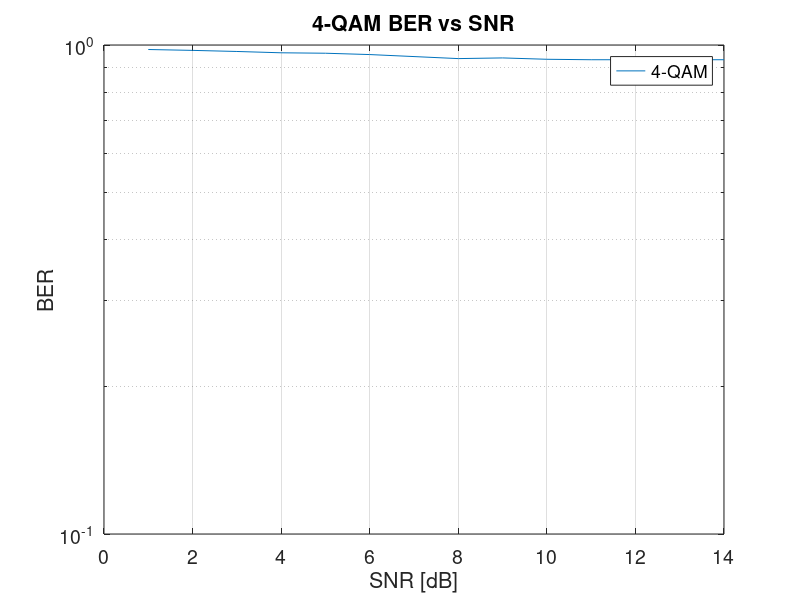
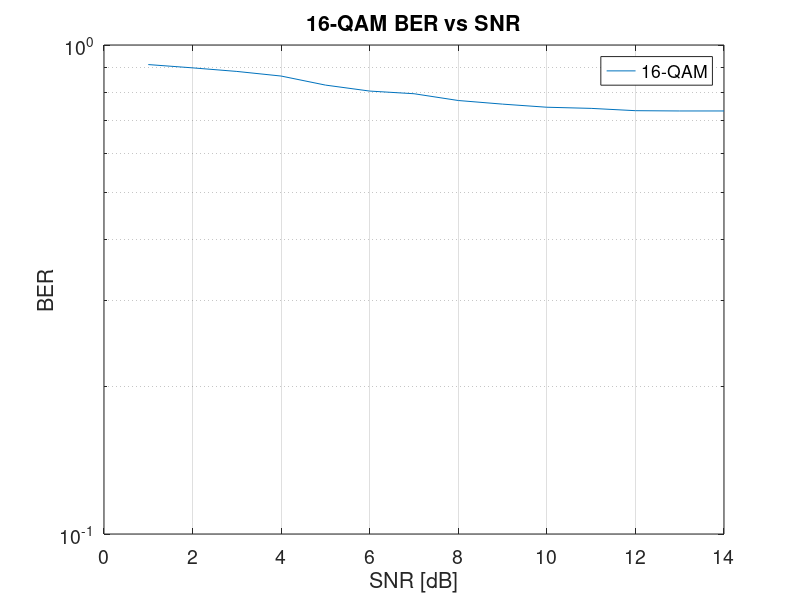
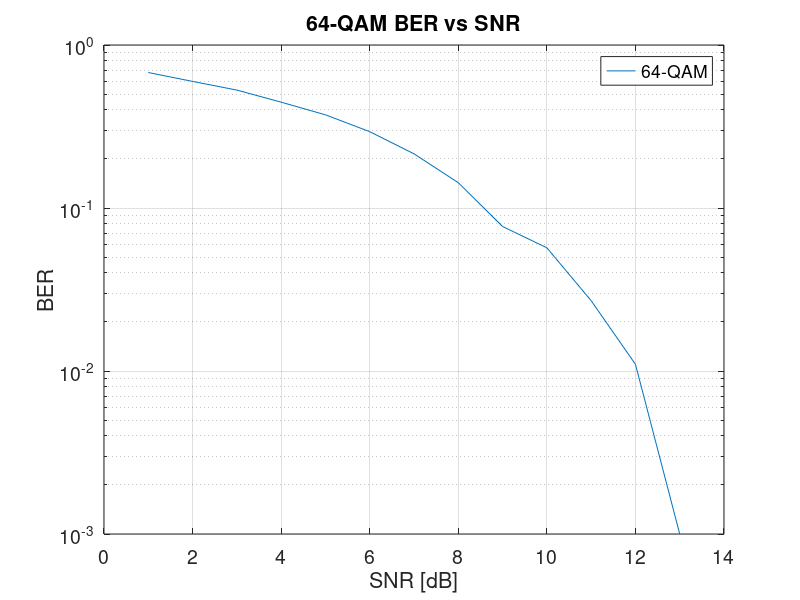

The MATLAB script that drew these images, in order:
pkg load communications; % Carrega o pacote de comunicações

% Função para realizar a modulação QAM
function symbols = qam_modulate(data, M)
    % Define o número de bits por símbolo
    k = log2(M);
    % Define o tamanho da grade QAM
    n = sqrt(M);

    % Normaliza os dados
    data = mod(data, M);
    
    % Converte dados para uma matriz de símbolos
    symbols = zeros(size(data));
    for i = 1:numel(data)
        % Mapeia os dados para uma posição na matriz QAM
        x = mod(data(i), n) - (n-1)/2;
        y = floor(data(i) / n) - (n-1)/2;
        symbols(i) = x + 1i * y;
    end
end

% Função para realizar a demodulação QAM
function demodulated_data = qam_demodulate(symbols, M)
    % Define o número de bits por símbolo
    k = log2(M);
    % Define o tamanho da grade QAM
    n = sqrt(M);
    
    % Inicializa o vetor de dados demodulados
    demodulated_data = zeros(size(symbols));
    
    % Demodula cada símbolo
    for i = 1:numel(symbols)
        % Extrai a parte real e imaginária do símbolo
        x = real(symbols(i));
        y = imag(symbols(i));
        % Mapeia para a posição da matriz QAM
        x_idx = round(x + (n-1)/2);
        y_idx = round(y + (n-1)/2);
        % Converte para o índice de dados
        demodulated_data(i) = x_idx + n * y_idx;
    end
end

% Define a quantidade de dados a serem gerados
data_length = 1000;
data = randi([0 63], data_length, 1); % Gera dados aleatórios

% Loop para diferentes tamanhos de QAM
for M = [4, 16, 64]
    % Modulação QAM
    qam_symbols = qam_modulate(data, M);

    qam_ber = [];
    
    for snr = 1:14
        snr_linear = 10^(snr / 10);
        noise_variance = 1 / (2 * snr_linear);
        noise = sqrt(noise_variance) * (randn(size(qam_symbols)) + 1i * randn(size(qam_symbols)));

        qam_noisy = qam_symbols + noise;

        % Demodulação QAM
        qam_demodulated = qam_demodulate(qam_noisy, M);

        % Calcula o BER
        errors = sum(qam_demodulated ~= data);
        qam_ber = [qam_ber, errors / data_length];
    end

    % Plotando o gráfico para cada valor de M
    figure;
    semilogy(1:14, qam_ber, 'DisplayName', sprintf('%d-QAM', M));
    xlabel('SNR [dB]');
    ylabel('BER');
    title(sprintf('%d-QAM BER vs SNR', M));
    legend('show');
    grid on;
    set(gca, 'FontSize', 14);
end
